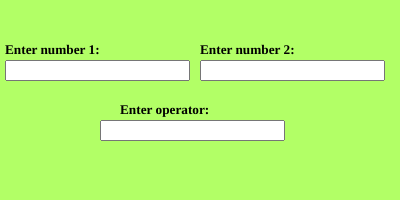
Frame 1 (no input)
Frame 60 (no input): identical to frame 1, image omitted
Frame 120 (the mouse pressed at the canvas centre since frame 60): identical to frame 1, image omitted

The p5.js sketch that drew this single still picture (run headless with seeded random() and noise() and a simulated clock; from frame 60 on, the mouse is pressed at the canvas centre):

// p5.js sketch
// ── sketch.js
let operator,input_num1, input_num2; 
let greeting, greeting2, greeting3;
let num1, num2;

function setup() {
  
  createCanvas(400, 200);
  background(178,255,102);
  
  input_num1 = createInput();
  input_num1.position(5, 60);
  greeting = createElement('h5', 'Enter number 1:');
  greeting.position(5, 20);
  
  input_num2 = createInput();
  input_num2.position(200, 60);
  greeting2 = createElement('h5', 'Enter operator:');
  greeting2.position(120, 80);

  operator = createInput();
  operator.position(100, 120);
  greeting3 = createElement('h5', 'Enter number 2:');
  greeting3.position(200, 20);
  
  textAlign(CENTER);
  textSize(50);
}

function draw() {
  
  num1 = input_num1.value();
  num2 = input_num2.value();
  var opr = operator.value();
  
  switch (opr) {
      
    case '+':
      console.log("Addition of num1 & num2: ");
      console.log(int(num1) + int(num2));
      break;
      
    case '-':
      console.log("Subtraction of num1 & num2: ");
      console.log(int(num1) - int(num2));
      break;
      
    case '*':
      console.log("Multiplication of num1 & num2: ");
      console.log(int(num1) * int(num2));
      break;
      
    case '/':
      console.log("Division of num1 & num2: ");
      console.log(int(num1) / int(num2));  
      break;
    
    default:
      console.log("Please enter Valid operator."); 
  }
}
